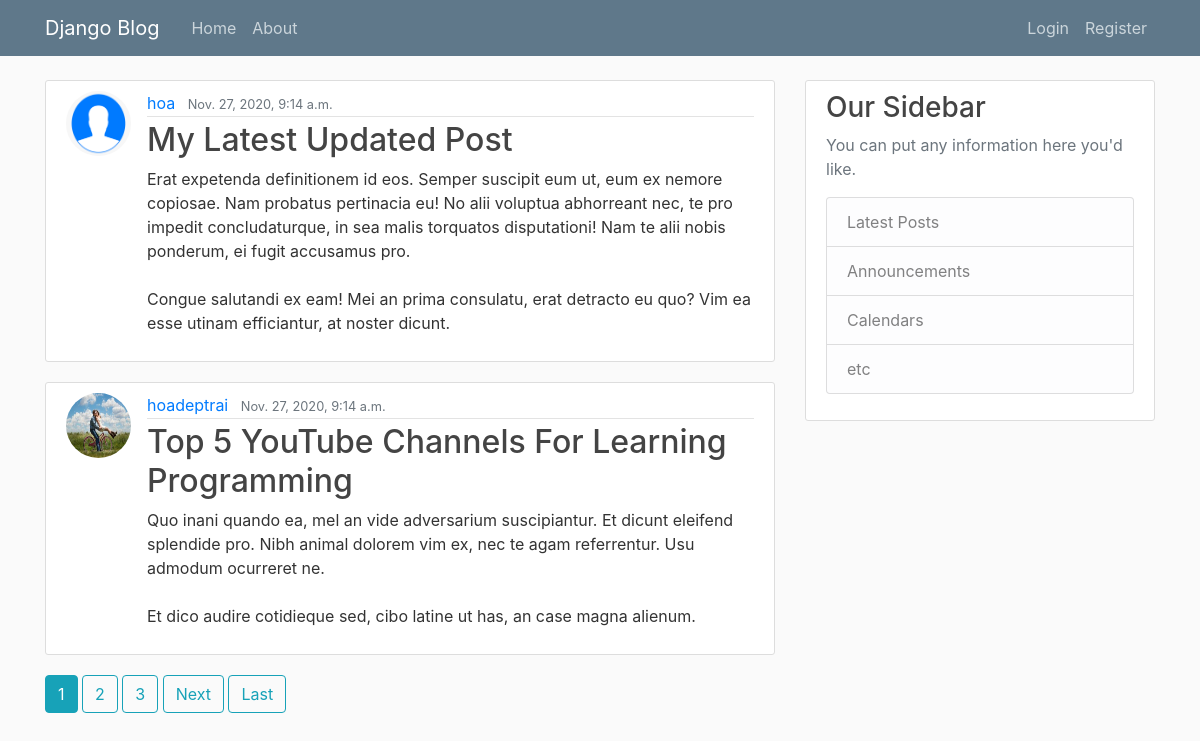
The page / on the database its author committed.
### blog/models.py (models this page shows, shortened)
class Post(models.Model):
    title = models.CharField(max_length=200)
    content = models.TextField()
    date_posted = models.DateTimeField(default=timezone.now)
    author = models.ForeignKey(User,on_delete=models.CASCADE)

### users/models.py (models this page shows, shortened)
class Profile(models.Model):
    user = models.OneToOneField(User,on_delete=models.CASCADE)
    image = models.ImageField(default='default.jpg', upload_to='profile_pics')

### blog/views.py (the view)
# urls.py: path('',PostListView.as_view(), name= 'blog-home'),
class PostListView(ListView):
    model = Post
    template_name = 'blog/home.html' #<app>/<model>_<viewtype>.html
    context_object_name = 'posts'
    ordering = ['-date_posted']
    paginate_by = 2

### blog/templates/blog/home.html (shortened to what this page needs)
{% extends 'blog/base.html' %}
{% block content%}
    {%for post in posts%}
        <article class="media content-section">
            <img class ="rounded-circle article-img" src="{{ post.author.profile.image.url}}" alt="">
          <div class="media-body">
            <div class="article-metadata">
              <a class="mr-2" href="#">{{ post.author }}</a>
              <small class="text-muted">{{ post.date_posted }}</small>
            </div>
            <h2><a class="article-title" href="{% url 'post_detail' post.id%}">{{ post.title }}</a></h2>
            <p class="article-content">{{ post.content }}</p>
          </div>
        </article>
    {%endfor%}
    {% if is_paginated %}
        {% for num in page_obj.paginator.page_range %}
            {% if page_obj.number == num %}
                <a class="btn btn-info mb-4" href="{{ num }}">{{ num }}</a>
            {% elif num > page_obj.number|add:'-3' and num < page_obj.number|add:'3' %}
                <a class="btn btn-outline-info mb-4" href="?page={{ num }}">{{ num }}</a>
            {% endif %}
        {% endfor %}
        {% if page_obj.has_next %}
            <a class="btn btn-outline-info mb-4" href="?page={{ page_obj.next_page_number }}">Next</a>
            <a class="btn btn-outline-info mb-4" href="?page={{ page_obj.paginator.num_pages }}">Last</a>
        {% endif %}
    {% endif%}
{% endblock%}

### blog/static/blog/main.css (style rules this page uses)
body { background: #fafafa; color: #333333; margin-top: 5rem; }
h1, h2, h3, h4, h5, h6 { color: #444444; }
.content-section { background: #ffffff; padding: 10px 20px; border: 1px solid #dddddd; border-radius: 3px; margin-bottom: 20px; }
.article-title { color: #444444; }
.article-content { white-space: pre-line; }
.article-img { height: 65px; width: 65px; margin-right: 16px; }
.article-metadata { padding-bottom: 1px; margin-bottom: 4px; border-bottom: 1px solid #e3e3e3 }

### rows shown on the page
Post: author.profile.image (picture), author "hoa", date_posted "Nov. 27, 2020, 9:14 a.m.", title "My Latest Updated Post", content "Erat expetenda definitionem id eos. Semper suscipit eum ut, eum ex nemore copiosae. Nam probatus pertinacia eu! No alii voluptua abhorreant nec, te pro impedit concludaturque, in sea malis torquatos disputationi! Nam te alii nobis ponderum, ei fugit accusamus pro. Congue salutandi ex eam! Mei an prima consulatu, erat detracto eu quo? Vim ea esse utinam efficiantur, at noster dicunt."
Post: author.profile.image (picture), author "hoadeptrai", date_posted "Nov. 27, 2020, 9:14 a.m.", title "Top 5 YouTube Channels For Learning Programming", content "Quo inani quando ea, mel an vide adversarium suscipiantur. Et dicunt eleifend splendide pro. Nibh animal dolorem vim ex, nec te agam referrentur. Usu admodum ocurreret ne. Et dico audire cotidieque sed, cibo latine ut has, an case magna alienum."

### other values the page prints
{{ num }} "1"
{{ num }} "2" "3"
